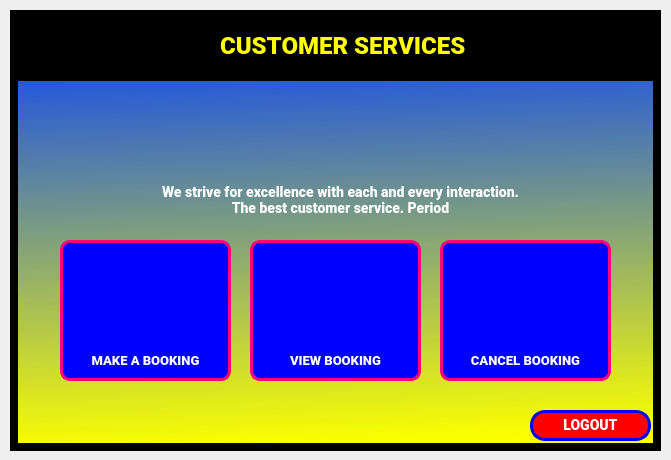
<?xml version="1.0" encoding="UTF-8"?>
<ui version="4.0">
 <class>CustomerPortal</class>
 <widget class="QDialog" name="CustomerPortal">
  <property name="geometry">
   <rect>
    <x>0</x>
    <y>0</y>
    <width>671</width>
    <height>460</height>
   </rect>
  </property>
  <property name="windowTitle">
   <string>Dialog</string>
  </property>
  <widget class="QWidget" name="customerServices" native="true">
   <property name="geometry">
    <rect>
     <x>10</x>
     <y>10</y>
     <width>651</width>
     <height>441</height>
    </rect>
   </property>
   <property name="styleSheet">
    <string notr="true">border: 8px solid black;
background-color:qlineargradient(spread:pad, x1:0.0511364, y1:1, x2:0, y2:0, stop:0 rgba(251, 255, 0, 255), stop:0.98 rgba(0, 61, 255, 255), stop:1 rgba(0, 0, 0, 0));
</string>
   </property>
   <widget class="QLabel" name="cServices_txt">
    <property name="geometry">
     <rect>
      <x>210</x>
      <y>10</y>
      <width>271</width>
      <height>51</height>
     </rect>
    </property>
    <property name="styleSheet">
     <string notr="true">font-family: Roboto;
font-style: normal;
font-weight: 900;
font-size: 24px;
border: none;
background-color: none;
color: yellow;
</string>
    </property>
    <property name="text">
     <string>CUSTOMER SERVICES</string>
    </property>
   </widget>
   <widget class="QPushButton" name="logoutBtn">
    <property name="geometry">
     <rect>
      <x>520</x>
      <y>400</y>
      <width>121</width>
      <height>31</height>
     </rect>
    </property>
    <property name="styleSheet">
     <string notr="true">background: red;
border: 3px solid blue;
box-sizing: border-box;
border-radius: 15px;
font-family: Roboto;
font-style: normal;
font-weight: 900;
font-size: 14px;
text-align: center;
color: white;</string>
    </property>
    <property name="text">
     <string>LOGOUT</string>
    </property>
   </widget>
   <widget class="QPushButton" name="makeBookingBtn">
    <property name="geometry">
     <rect>
      <x>50</x>
      <y>230</y>
      <width>171</width>
      <height>141</height>
     </rect>
    </property>
    <property name="styleSheet">
     <string notr="true">background: blue;
border: 3px solid rgb(255, 0, 127);
box-sizing: border-box;
border-radius: 10px;
font-family: Roboto;
font-style: normal;
font-weight: 900;
font-size: 13px;
text-align: center;
color: white;
padding-top: 100px;</string>
    </property>
    <property name="text">
     <string>MAKE A BOOKING</string>
    </property>
   </widget>
   <widget class="QPushButton" name="viewBookingBtn">
    <property name="geometry">
     <rect>
      <x>240</x>
      <y>230</y>
      <width>171</width>
      <height>141</height>
     </rect>
    </property>
    <property name="styleSheet">
     <string notr="true">background: blue;
border: 3px solid rgb(255, 0, 127);
box-sizing: border-box;
border-radius: 10px;
font-family: Roboto;
font-style: normal;
font-weight: 900;
font-size: 13px;
text-align: center;
color: white;
padding-top: 100px;</string>
    </property>
    <property name="text">
     <string>VIEW BOOKING</string>
    </property>
   </widget>
   <widget class="QPushButton" name="cancelBookingBtn">
    <property name="geometry">
     <rect>
      <x>430</x>
      <y>230</y>
      <width>171</width>
      <height>141</height>
     </rect>
    </property>
    <property name="styleSheet">
     <string notr="true">background: blue;
border: 3px solid rgb(255, 0, 127);
box-sizing: border-box;
border-radius: 10px;
font-family: Roboto;
font-style: normal;
font-weight: 900;
font-size: 13px;
text-align: center;
color: white;
padding-top: 100px;</string>
    </property>
    <property name="text">
     <string>CANCEL BOOKING</string>
    </property>
   </widget>
   <widget class="QLabel" name="label">
    <property name="geometry">
     <rect>
      <x>0</x>
      <y>0</y>
      <width>651</width>
      <height>71</height>
     </rect>
    </property>
    <property name="styleSheet">
     <string notr="true">background-color: black;
border-bottom: 2px solid black;</string>
    </property>
    <property name="text">
     <string/>
    </property>
   </widget>
   <widget class="QLabel" name="logo">
    <property name="geometry">
     <rect>
      <x>40</x>
      <y>10</y>
      <width>61</width>
      <height>51</height>
     </rect>
    </property>
    <property name="cursor">
     <cursorShape>UpArrowCursor</cursorShape>
    </property>
    <property name="styleSheet">
     <string notr="true">background-color: none;
border: none;</string>
    </property>
    <property name="text">
     <string/>
    </property>
    <property name="pixmap">
     <pixmap>../Sketch imgs/official-taxi-logo.png</pixmap>
    </property>
    <property name="scaledContents">
     <bool>true</bool>
    </property>
   </widget>
   <widget class="QLabel" name="confirmBookingIcon">
    <property name="geometry">
     <rect>
      <x>470</x>
      <y>240</y>
      <width>101</width>
      <height>91</height>
     </rect>
    </property>
    <property name="styleSheet">
     <string notr="true">background-color: none;
border: none;</string>
    </property>
    <property name="text">
     <string/>
    </property>
    <property name="pixmap">
     <pixmap>../Junk/cancelbookingicon.png</pixmap>
    </property>
    <property name="scaledContents">
     <bool>true</bool>
    </property>
   </widget>
   <widget class="QLabel" name="confirmBookingIcon_2">
    <property name="geometry">
     <rect>
      <x>280</x>
      <y>240</y>
      <width>101</width>
      <height>81</height>
     </rect>
    </property>
    <property name="styleSheet">
     <string notr="true">background-color: none;
border: none;</string>
    </property>
    <property name="text">
     <string/>
    </property>
    <property name="pixmap">
     <pixmap>../Junk/viewbooking.png</pixmap>
    </property>
    <property name="scaledContents">
     <bool>true</bool>
    </property>
   </widget>
   <widget class="QLabel" name="confirmBookingIcon_3">
    <property name="geometry">
     <rect>
      <x>90</x>
      <y>240</y>
      <width>101</width>
      <height>91</height>
     </rect>
    </property>
    <property name="styleSheet">
     <string notr="true">background-color: none;
border: none;</string>
    </property>
    <property name="text">
     <string/>
    </property>
    <property name="pixmap">
     <pixmap>../Junk/create.png</pixmap>
    </property>
    <property name="scaledContents">
     <bool>true</bool>
    </property>
   </widget>
   <widget class="QLabel" name="welcome_2">
    <property name="geometry">
     <rect>
      <x>220</x>
      <y>80</y>
      <width>211</width>
      <height>91</height>
     </rect>
    </property>
    <property name="styleSheet">
     <string notr="true">background-color: none;
border: none;</string>
    </property>
    <property name="text">
     <string/>
    </property>
    <property name="pixmap">
     <pixmap>../Sketch imgs/welcomeAdmin.png</pixmap>
    </property>
    <property name="scaledContents">
     <bool>true</bool>
    </property>
   </widget>
   <widget class="QLabel" name="slogan">
    <property name="geometry">
     <rect>
      <x>110</x>
      <y>170</y>
      <width>441</width>
      <height>41</height>
     </rect>
    </property>
    <property name="styleSheet">
     <string notr="true">font-family: Roboto;
font-style: normal;
font-weight: 900;
font-size: 14px;
text-align: center;
border: none;
color: white;
background-color:none;
</string>
    </property>
    <property name="text">
     <string>&lt;html&gt;&lt;head/&gt;&lt;body&gt;&lt;p align=&quot;center&quot;&gt;We strive for excellence with each and every interaction.&lt;br&gt; The best customer service. Period&lt;/p&gt;&lt;/body&gt;&lt;/html&gt;</string>
    </property>
   </widget>
   <zorder>label</zorder>
   <zorder>logoutBtn</zorder>
   <zorder>makeBookingBtn</zorder>
   <zorder>viewBookingBtn</zorder>
   <zorder>cancelBookingBtn</zorder>
   <zorder>cServices_txt</zorder>
   <zorder>logo</zorder>
   <zorder>confirmBookingIcon</zorder>
   <zorder>confirmBookingIcon_2</zorder>
   <zorder>confirmBookingIcon_3</zorder>
   <zorder>welcome_2</zorder>
   <zorder>slogan</zorder>
  </widget>
 </widget>
 <resources/>
 <connections/>
</ui>
